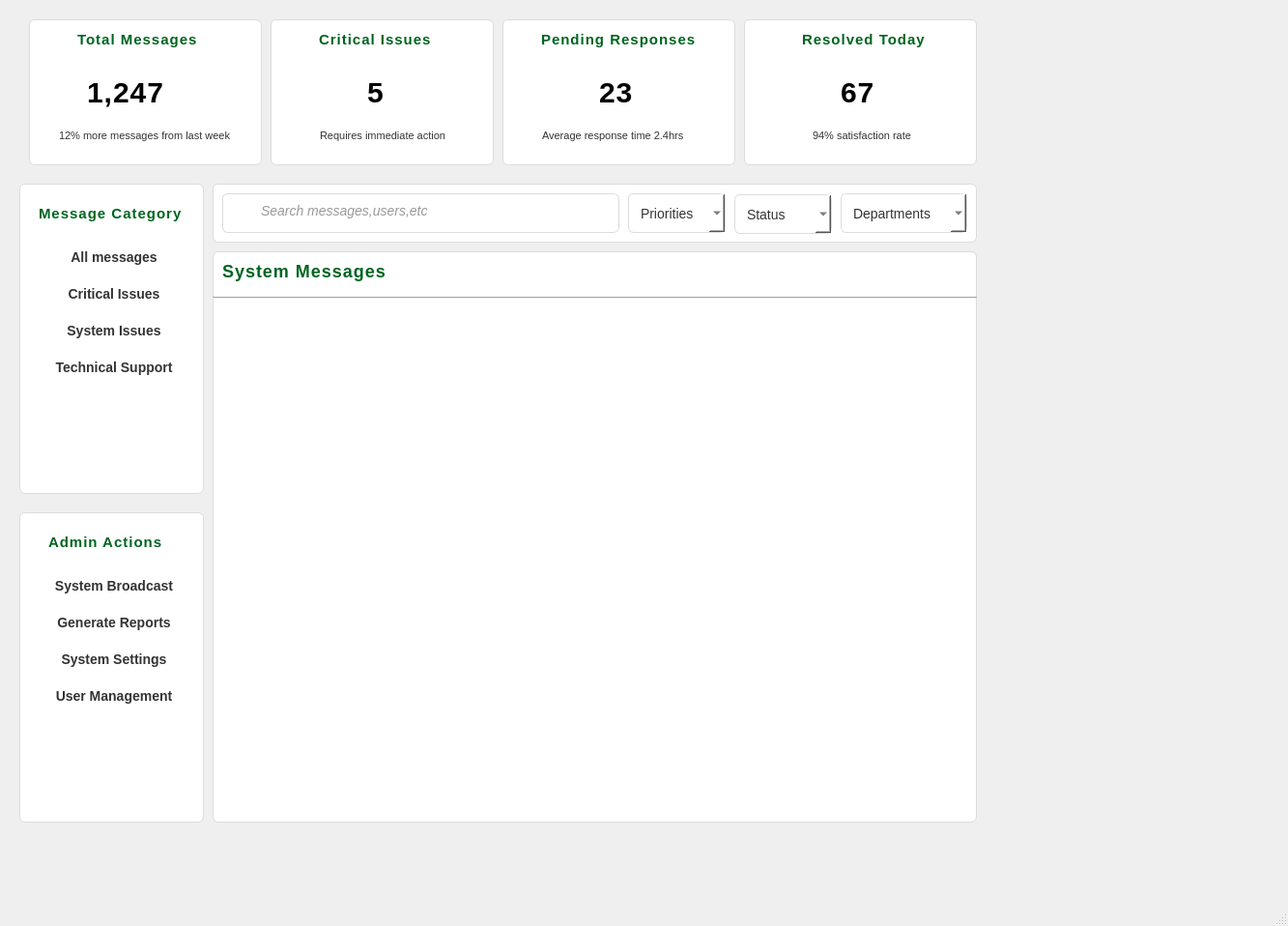
<?xml version="1.0" encoding="UTF-8"?>
<ui version="4.0">
 <class>MainWindow</class>
 <widget class="QMainWindow" name="MainWindow">
  <property name="geometry">
   <rect>
    <x>0</x>
    <y>0</y>
    <width>1333</width>
    <height>958</height>
   </rect>
  </property>
  <property name="windowTitle">
   <string>MainWindow</string>
  </property>
  <widget class="QWidget" name="centralwidget">
   <widget class="QWidget" name="widget_total" native="true">
    <property name="geometry">
     <rect>
      <x>30</x>
      <y>20</y>
      <width>241</width>
      <height>151</height>
     </rect>
    </property>
    <property name="styleSheet">
     <string notr="true">#widget_total {
    background-color: #ffffff;
    border: 1px solid #dcdcdc;
    border-radius: 6px;        /* Slightly rounded corners */
    padding: 8px 12px;         /* Comfortable inner spacing */
    font-family: &quot;Montserrat&quot;; /* Modern font */
    font-size: 14px;
    color: #333333;
}

#widget_total:focus {
    border: 1px solid #006420; /* Highlight border on focus */
    background-color: #f9f9f9; /* Slightly lighter background */
}

#widget_total:hover {
    border: 1px solid #b6b6b6; /* Subtle hover effect */
}
</string>
    </property>
    <widget class="QLabel" name="label_total">
     <property name="geometry">
      <rect>
       <x>50</x>
       <y>0</y>
       <width>141</width>
       <height>41</height>
      </rect>
     </property>
     <property name="styleSheet">
      <string notr="true">#label_total{
    font-family: Segoe UI;
    font-size: 15px;
    font-weight: bold;
    color: #006420;
    letter-spacing: 1px;
}
</string>
     </property>
     <property name="text">
      <string>Total Messages</string>
     </property>
    </widget>
    <widget class="QLabel" name="label_numbers">
     <property name="geometry">
      <rect>
       <x>60</x>
       <y>40</y>
       <width>151</width>
       <height>71</height>
      </rect>
     </property>
     <property name="styleSheet">
      <string notr="true">#label_numbers{
    font-family: Segoe UI;
    font-size: 30px;
    font-weight: bold;
    color: #000000;
    letter-spacing: 1px;
}
</string>
     </property>
     <property name="text">
      <string>1,247</string>
     </property>
    </widget>
    <widget class="QLabel" name="label_percent">
     <property name="geometry">
      <rect>
       <x>20</x>
       <y>100</y>
       <width>201</width>
       <height>41</height>
      </rect>
     </property>
     <property name="styleSheet">
      <string notr="true">QLabel#label_percent {
    background-color: #ffffff;   /* White background */
    color: #333333;              /* Text color */
    font-family: &quot;Montserrat&quot;;   /* Font family */
    font-size: 11px;             /* Font size */
   
    padding: 4px 8px;            /* Inner spacing */
}
</string>
     </property>
     <property name="text">
      <string>12% more messages from last week</string>
     </property>
    </widget>
   </widget>
   <widget class="QWidget" name="widget_pending" native="true">
    <property name="geometry">
     <rect>
      <x>520</x>
      <y>20</y>
      <width>241</width>
      <height>151</height>
     </rect>
    </property>
    <property name="styleSheet">
     <string notr="true">#widget_pending {
    background-color: #ffffff;
    border: 1px solid #dcdcdc;
    border-radius: 6px;        /* Slightly rounded corners */
    padding: 8px 12px;         /* Comfortable inner spacing */
    font-family: &quot;Montserrat&quot;; /* Modern font */
    font-size: 14px;
    color: #333333;
}

#widget_pending:focus {
    border: 1px solid #006420; /* Highlight border on focus */
    background-color: #f9f9f9; /* Slightly lighter background */
}

#widget_pending:hover {
    border: 1px solid #b6b6b6; /* Subtle hover effect */
}
</string>
    </property>
    <widget class="QLabel" name="label_pend">
     <property name="geometry">
      <rect>
       <x>40</x>
       <y>0</y>
       <width>171</width>
       <height>41</height>
      </rect>
     </property>
     <property name="styleSheet">
      <string notr="true">#label_pend {
    font-family: Segoe UI;
    font-size: 15px;
    font-weight: bold;
    color: #006420;
    letter-spacing: 1px;
}
</string>
     </property>
     <property name="text">
      <string>Pending Responses</string>
     </property>
    </widget>
    <widget class="QLabel" name="label_num_pend">
     <property name="geometry">
      <rect>
       <x>100</x>
       <y>50</y>
       <width>81</width>
       <height>51</height>
      </rect>
     </property>
     <property name="styleSheet">
      <string notr="true">#label_num_pend{
    font-family: Segoe UI;
    font-size: 30px;
    font-weight: bold;
    color: #000000;
    letter-spacing: 1px;
}
</string>
     </property>
     <property name="text">
      <string>23</string>
     </property>
    </widget>
    <widget class="QLabel" name="label_response">
     <property name="geometry">
      <rect>
       <x>30</x>
       <y>100</y>
       <width>191</width>
       <height>41</height>
      </rect>
     </property>
     <property name="styleSheet">
      <string notr="true">QLabel#label_response {
    background-color: #ffffff;   /* White background */
    color: #333333;              /* Text color */
    font-family: &quot;Montserrat&quot;;   /* Font family */
    font-size: 11px;             /* Font size */
    padding: 4px 8px;            /* Inner spacing */
}
</string>
     </property>
     <property name="text">
      <string>Average response time 2.4hrs</string>
     </property>
    </widget>
   </widget>
   <widget class="QWidget" name="widget_issues" native="true">
    <property name="geometry">
     <rect>
      <x>280</x>
      <y>20</y>
      <width>231</width>
      <height>151</height>
     </rect>
    </property>
    <property name="styleSheet">
     <string notr="true">#widget_issues {
    background-color: #ffffff;
    border: 1px solid #dcdcdc;
    border-radius: 6px;        /* Slightly rounded corners */
    padding: 8px 12px;         /* Comfortable inner spacing */
    font-family: &quot;Montserrat&quot;; /* Modern font */
    font-size: 14px;
    color: #333333;
}

#widget_issues:focus {
    border: 1px solid #006420; /* Highlight border on focus */
    background-color: #f9f9f9; /* Slightly lighter background */
}

#widget_issues:hover {
    border: 1px solid #b6b6b6; /* Subtle hover effect */
}
</string>
    </property>
    <widget class="QLabel" name="label_crit">
     <property name="geometry">
      <rect>
       <x>50</x>
       <y>0</y>
       <width>141</width>
       <height>41</height>
      </rect>
     </property>
     <property name="styleSheet">
      <string notr="true">#label_crit {
    font-family: Segoe UI;
    font-size: 15px;
    font-weight: bold;
    color: #006420;
    letter-spacing: 1px;
}
</string>
     </property>
     <property name="text">
      <string>Critical Issues</string>
     </property>
    </widget>
    <widget class="QLabel" name="label_num_crit">
     <property name="geometry">
      <rect>
       <x>100</x>
       <y>40</y>
       <width>71</width>
       <height>71</height>
      </rect>
     </property>
     <property name="styleSheet">
      <string notr="true">#label_num_crit{
    font-family: Segoe UI;
    font-size: 30px;
    font-weight: bold;
    color: #000000;
    letter-spacing: 1px;
}
</string>
     </property>
     <property name="text">
      <string>5</string>
     </property>
    </widget>
    <widget class="QLabel" name="label_action">
     <property name="geometry">
      <rect>
       <x>40</x>
       <y>100</y>
       <width>171</width>
       <height>41</height>
      </rect>
     </property>
     <property name="styleSheet">
      <string notr="true">QLabel#label_action {
    background-color: #ffffff;   /* White background */
    color: #333333;              /* Text color */
    font-family: &quot;Montserrat&quot;;   /* Font family */
    font-size: 11px;             /* Font size */
    padding: 4px 8px;            /* Inner spacing */
}
</string>
     </property>
     <property name="text">
      <string>Requires immediate action</string>
     </property>
    </widget>
   </widget>
   <widget class="QWidget" name="widget_resolved" native="true">
    <property name="geometry">
     <rect>
      <x>770</x>
      <y>20</y>
      <width>241</width>
      <height>151</height>
     </rect>
    </property>
    <property name="styleSheet">
     <string notr="true">#widget_resolved {
    background-color: #ffffff;
    border: 1px solid #dcdcdc;
    border-radius: 6px;        /* Slightly rounded corners */
    padding: 8px 12px;         /* Comfortable inner spacing */
    font-family: &quot;Montserrat&quot;; /* Modern font */
    font-size: 14px;
    color: #333333;
}

#widget_resolved:focus {
    border: 1px solid #006420; /* Highlight border on focus */
    background-color: #f9f9f9; /* Slightly lighter background */
}

#widget_resolved:hover {
    border: 1px solid #b6b6b6; /* Subtle hover effect */
}
</string>
    </property>
    <widget class="QLabel" name="label_resolved">
     <property name="geometry">
      <rect>
       <x>60</x>
       <y>0</y>
       <width>231</width>
       <height>41</height>
      </rect>
     </property>
     <property name="styleSheet">
      <string notr="true">#label_resolved {
    font-family: Segoe UI;
    font-size: 15px;
    font-weight: bold;
    color: #006420;
    letter-spacing: 1px;
}
</string>
     </property>
     <property name="text">
      <string>Resolved Today</string>
     </property>
    </widget>
    <widget class="QLabel" name="label_num_resolved">
     <property name="geometry">
      <rect>
       <x>100</x>
       <y>60</y>
       <width>61</width>
       <height>31</height>
      </rect>
     </property>
     <property name="styleSheet">
      <string notr="true">#label_num_resolved{
    font-family: Segoe UI;
    font-size: 30px;
    font-weight: bold;
    color: #000000;
    letter-spacing: 1px;
}
</string>
     </property>
     <property name="text">
      <string>67</string>
     </property>
    </widget>
    <widget class="QLabel" name="label_satisfaction">
     <property name="geometry">
      <rect>
       <x>60</x>
       <y>100</y>
       <width>171</width>
       <height>41</height>
      </rect>
     </property>
     <property name="styleSheet">
      <string notr="true">QLabel#label_satisfaction {
    background-color: #ffffff;   /* White background */
    color: #333333;              /* Text color */
    font-family: &quot;Montserrat&quot;;   /* Font family */
    font-size: 11px;             /* Font size */
    padding: 4px 8px;            /* Inner spacing */
}
</string>
     </property>
     <property name="text">
      <string>94% satisfaction rate</string>
     </property>
    </widget>
   </widget>
   <widget class="QWidget" name="widget_admin_category" native="true">
    <property name="geometry">
     <rect>
      <x>20</x>
      <y>190</y>
      <width>191</width>
      <height>321</height>
     </rect>
    </property>
    <property name="styleSheet">
     <string notr="true">#widget_admin_category {
    background-color: #ffffff;
    border: 1px solid #dcdcdc;
    border-radius: 6px;        /* Slightly rounded corners */
    padding: 8px 12px;         /* Comfortable inner spacing */
    font-family: &quot;Montserrat&quot;; /* Modern font */
    font-size: 14px;
    color: #333333;
}

#widget_admin_category:focus {
    border: 1px solid #006420; /* Highlight border on focus */
    background-color: #f9f9f9; /* Slightly lighter background */
}

#widget_admin_category:hover {
    border: 1px solid #b6b6b6; /* Subtle hover effect */
}
</string>
    </property>
    <widget class="QLabel" name="admin_label_2">
     <property name="geometry">
      <rect>
       <x>20</x>
       <y>10</y>
       <width>151</width>
       <height>41</height>
      </rect>
     </property>
     <property name="styleSheet">
      <string notr="true">#admin_label_2{
    font-family: Segoe UI;
    font-size: 15px;
    font-weight: bold;
    color: #006420;
    letter-spacing: 1px;
}
</string>
     </property>
     <property name="text">
      <string>Message Category</string>
     </property>
    </widget>
    <widget class="QWidget" name="layoutWidget">
     <property name="geometry">
      <rect>
       <x>10</x>
       <y>60</y>
       <width>176</width>
       <height>148</height>
      </rect>
     </property>
     <layout class="QVBoxLayout" name="verticalLayout_2">
      <item>
       <widget class="QPushButton" name="btn_msg">
        <property name="styleSheet">
         <string notr="true">#btn_msg {
    background-color: #ffffff;      /* Base color: plain white */
    color: #333333;                 /* Text color */
    border: none;                   /* No border for clean look */
    border-radius: 10px;            /* Slightly rounded corners */
    padding: 8px 22px;              /* Comfortable padding */
    font-family: &quot;Montserrat&quot;, sans-serif; /* Modern font */
    font-size: 14px;
    font-weight: 600;
    cursor: pointer;                /* Pointer on hover */
    transition: all 0.25s ease;     /* Smooth transition */
}

#btn_msg:hover {
    background-color: #006420;      /* Green on hover */
    color: #ffffff;                 /* White text on hover */
}

#btn_msg:pressed {
    background-color: #004d18;      /* Darker green when pressed */
    color: #ffffff;
}
</string>
        </property>
        <property name="text">
         <string>All messages</string>
        </property>
       </widget>
      </item>
      <item>
       <widget class="QPushButton" name="btn_crit">
        <property name="styleSheet">
         <string notr="true">#btn_crit {
    background-color: #ffffff;      /* Base color: plain white */
    color: #333333;                 /* Text color */
    border: none;                   /* No border for clean look */
    border-radius: 10px;            /* Slightly rounded corners */
    padding: 8px 22px;              /* Comfortable padding */
    font-family: &quot;Montserrat&quot;, sans-serif; /* Modern font */
    font-size: 14px;
    font-weight: 600;
    cursor: pointer;                /* Pointer on hover */
    transition: all 0.25s ease;     /* Smooth transition */
}

#btn_crit:hover {
    background-color: #006420;      /* Green on hover */
    color: #ffffff;                 /* White text on hover */
}

#btn_crit:pressed {
    background-color: #004d18;
}
</string>
        </property>
        <property name="text">
         <string>Critical Issues</string>
        </property>
       </widget>
      </item>
      <item>
       <widget class="QPushButton" name="btn_issue">
        <property name="styleSheet">
         <string notr="true">#btn_issue {
    background-color: #ffffff;      /* Base color: plain white */
    color: #333333;                 /* Text color */
    border: none;                   /* No border for clean look */
    border-radius: 10px;            /* Slightly rounded corners */
    padding: 8px 22px;              /* Comfortable padding */
    font-family: &quot;Montserrat&quot;, sans-serif; /* Modern font */
    font-size: 14px;
    font-weight: 600;
    cursor: pointer;                /* Pointer on hover */
    transition: all 0.25s ease;     /* Smooth transition */
}

#btn_issue:hover {
    background-color: #006420;      /* Green on hover */
    color: #ffffff;                 /* White text on hover */
}

#btn_issue:pressed {
    background-color: #004d18;      /* Darker green when pressed */
    color: #ffffff;
}
</string>
        </property>
        <property name="text">
         <string>System Issues</string>
        </property>
       </widget>
      </item>
      <item>
       <widget class="QPushButton" name="btn_tech">
        <property name="styleSheet">
         <string notr="true">#btn_tech {
    background-color: #ffffff;      /* Base color: plain white */
    color: #333333;                 /* Text color */
    border: none;                   /* No border for clean look */
    border-radius: 10px;            /* Slightly rounded corners */
    padding: 8px 22px;              /* Comfortable padding */
    font-family: &quot;Montserrat&quot;, sans-serif; /* Modern font */
    font-size: 14px;
    font-weight: 600;
    cursor: pointer;                /* Pointer on hover */
    transition: all 0.25s ease;     /* Smooth transition */
}

#btn_tech:hover {
    background-color: #006420;      /* Green on hover */
    color: #ffffff;                 /* White text on hover */
}

#btn_tech:pressed {
    background-color: #004d18;      /* Darker green when pressed */
    color: #ffffff;
}
</string>
        </property>
        <property name="text">
         <string>Technical Support</string>
        </property>
       </widget>
      </item>
     </layout>
    </widget>
   </widget>
   <widget class="QWidget" name="widget_search" native="true">
    <property name="geometry">
     <rect>
      <x>220</x>
      <y>190</y>
      <width>791</width>
      <height>61</height>
     </rect>
    </property>
    <property name="styleSheet">
     <string notr="true">#widget_search {
    background-color: #ffffff;
    border: 1px solid #dcdcdc;
    border-radius: 6px;        /* Slightly rounded corners */
    padding: 8px 12px;         /* Comfortable inner spacing */
    font-family: &quot;Montserrat&quot;; /* Modern font */
    font-size: 14px;
    color: #333333;
}

#widget_search:focus {
    border: 1px solid #006420; /* Highlight border on focus */
    background-color: #f9f9f9; /* Slightly lighter background */
}

#widget_search:hover {
    border: 1px solid #b6b6b6; /* Subtle hover effect */
}
</string>
    </property>
    <widget class="QLineEdit" name="admin_search">
     <property name="geometry">
      <rect>
       <x>10</x>
       <y>10</y>
       <width>411</width>
       <height>41</height>
      </rect>
     </property>
     <property name="styleSheet">
      <string notr="true">#admin_search {
    background-color: #ffffff;
    border: 1px solid #dcdcdc;
    border-radius: 6px;        /* Slightly rounded corners */
    padding: 10px 12px;        /* Comfortable inner spacing */
    font-family: &quot;Montserrat&quot;; /* Modern font */
    font-size: 14px;
    color: #333333;
}

#admin_search:focus {
    border: 1px solid #006420; /* Highlight border on focus */
    background-color: #f9f9f9; /* Slightly lighter background */
}

#admin_search:hover {
    border: 1px solid #b6b6b6; /* Subtle hover effect */
}
</string>
     </property>
    </widget>
    <widget class="QComboBox" name="widget_prio">
     <property name="geometry">
      <rect>
       <x>430</x>
       <y>10</y>
       <width>101</width>
       <height>41</height>
      </rect>
     </property>
     <property name="styleSheet">
      <string notr="true">#widget_prio {
    background-color: #ffffff;
    border: 1px solid #dcdcdc;
    border-radius: 6px;        /* Slightly rounded corners */
    padding: 8px 12px;         /* Comfortable inner spacing */
    font-family: &quot;Montserrat&quot;; /* Modern font */
    font-size: 14px;
    color: #333333;
}

#widget_prio:focus {
    border: 1px solid #006420; /* Highlight border on focus */
    background-color: #f9f9f9; /* Slightly lighter background */
}

#widget_prio:hover {
    border: 1px solid #b6b6b6; /* Subtle hover effect */
}
</string>
     </property>
     <item>
      <property name="text">
       <string>Priorities</string>
      </property>
     </item>
     <item>
      <property name="text">
       <string>Normal</string>
      </property>
     </item>
     <item>
      <property name="text">
       <string>Medium</string>
      </property>
     </item>
     <item>
      <property name="text">
       <string>Urgent</string>
      </property>
     </item>
    </widget>
    <widget class="QComboBox" name="widget_stat">
     <property name="geometry">
      <rect>
       <x>540</x>
       <y>11</y>
       <width>101</width>
       <height>41</height>
      </rect>
     </property>
     <property name="styleSheet">
      <string notr="true">#widget_stat {
    background-color: #ffffff;
    border: 1px solid #dcdcdc;
    border-radius: 6px;        /* Slightly rounded corners */
    padding: 8px 12px;         /* Comfortable inner spacing */
    font-family: &quot;Montserrat&quot;; /* Modern font */
    font-size: 14px;
    color: #333333;
}

#widget_stat:focus {
    border: 1px solid #006420; /* Highlight border on focus */
    background-color: #f9f9f9; /* Slightly lighter background */
}

#widget_stat:hover {
    border: 1px solid #b6b6b6; /* Subtle hover effect */
}
</string>
     </property>
     <item>
      <property name="text">
       <string>Status</string>
      </property>
     </item>
     <item>
      <property name="text">
       <string>Pending</string>
      </property>
     </item>
     <item>
      <property name="text">
       <string>Resolved</string>
      </property>
     </item>
    </widget>
    <widget class="QComboBox" name="widget_dept">
     <property name="geometry">
      <rect>
       <x>650</x>
       <y>10</y>
       <width>131</width>
       <height>41</height>
      </rect>
     </property>
     <property name="styleSheet">
      <string notr="true">#widget_dept {
    background-color: #ffffff;
    border: 1px solid #dcdcdc;
    border-radius: 6px;        /* Slightly rounded corners */
    padding: 8px 12px;         /* Comfortable inner spacing */
    font-family: &quot;Montserrat&quot;; /* Modern font */
    font-size: 14px;
    color: #333333;
}

#widget_dept:focus {
    border: 1px solid #006420; /* Highlight border on focus */
    background-color: #f9f9f9; /* Slightly lighter background */
}

#widget_dept:hover {
    border: 1px solid #b6b6b6; /* Subtle hover effect */
}
</string>
     </property>
     <item>
      <property name="text">
       <string>Departments</string>
      </property>
     </item>
     <item>
      <property name="text">
       <string>IT </string>
      </property>
     </item>
     <item>
      <property name="text">
       <string/>
      </property>
     </item>
    </widget>
    <widget class="QLabel" name="search_hint">
     <property name="geometry">
      <rect>
       <x>50</x>
       <y>20</y>
       <width>311</width>
       <height>16</height>
      </rect>
     </property>
     <property name="styleSheet">
      <string notr="true">QLabel#search_hint {
    color: #999999;              /* Light gray text for placeholder */
    font-family: &quot;Montserrat&quot;;   /* Modern font */
    font-size: 14px;             /* Font size */
	font-style: italic;
    background-color: transparent; /* Transparent background */
}
</string>
     </property>
     <property name="text">
      <string>Search messages,users,etc</string>
     </property>
    </widget>
   </widget>
   <widget class="QWidget" name="widget_main" native="true">
    <property name="geometry">
     <rect>
      <x>220</x>
      <y>260</y>
      <width>791</width>
      <height>591</height>
     </rect>
    </property>
    <property name="styleSheet">
     <string notr="true">#widget_main {
    background-color: #ffffff;
    border: 1px solid #dcdcdc;
    border-radius: 6px;        /* Slightly rounded corners */
    padding: 8px 12px;         /* Comfortable inner spacing */
    font-family: &quot;Montserrat&quot;; /* Modern font */
    font-size: 14px;
    color: #333333;
}

#widget_main:focus {
    border: 1px solid #006420; /* Highlight border on focus */
    background-color: #f9f9f9; /* Slightly lighter background */
}

#widget_main:hover {
    border: 1px solid #b6b6b6; /* Subtle hover effect */
}
</string>
    </property>
    <widget class="QLabel" name="admin_label">
     <property name="geometry">
      <rect>
       <x>10</x>
       <y>0</y>
       <width>211</width>
       <height>41</height>
      </rect>
     </property>
     <property name="styleSheet">
      <string notr="true">#admin_label {
    font-family: Segoe UI;
    font-size: 18px;
    font-weight: bold;
    color: #006420;
    letter-spacing: 1px;
}
</string>
     </property>
     <property name="text">
      <string>System Messages</string>
     </property>
    </widget>
    <widget class="Line" name="line">
     <property name="geometry">
      <rect>
       <x>0</x>
       <y>40</y>
       <width>791</width>
       <height>16</height>
      </rect>
     </property>
     <property name="orientation">
      <enum>Qt::Horizontal</enum>
     </property>
    </widget>
   </widget>
   <widget class="QWidget" name="widget_admin_action" native="true">
    <property name="geometry">
     <rect>
      <x>20</x>
      <y>530</y>
      <width>191</width>
      <height>321</height>
     </rect>
    </property>
    <property name="styleSheet">
     <string notr="true">#widget_admin_action {
    background-color: #ffffff;
    border: 1px solid #dcdcdc;
    border-radius: 6px;        /* Slightly rounded corners */
    padding: 8px 12px;         /* Comfortable inner spacing */
    font-family: &quot;Montserrat&quot;; /* Modern font */
    font-size: 14px;
    color: #333333;
}

#widget_admin_action:focus {
    border: 1px solid #006420; /* Highlight border on focus */
    background-color: #f9f9f9; /* Slightly lighter background */
}

#widget_admin_action:hover {
    border: 1px solid #b6b6b6; /* Subtle hover effect */
}
#widget_admin_category {
    background-color: #ffffff;
    border: 1px solid #dcdcdc;
    border-radius: 6px;        /* Slightly rounded corners */
    padding: 8px 12px;         /* Comfortable inner spacing */
    font-family: &quot;Montserrat&quot;; /* Modern font */
    font-size: 14px;
    color: #333333;
}

#widget_admin_category:focus {
    border: 1px solid #006420; /* Highlight border on focus */
    background-color: #f9f9f9; /* Slightly lighter background */
}

#widget_admin_category:hover {
    border: 1px solid #b6b6b6; /* Subtle hover effect */
}
</string>
    </property>
    <widget class="QLabel" name="admin_label_3">
     <property name="geometry">
      <rect>
       <x>30</x>
       <y>10</y>
       <width>141</width>
       <height>41</height>
      </rect>
     </property>
     <property name="styleSheet">
      <string notr="true">#admin_label_3{
    font-family: Segoe UI;
    font-size: 15px;
    font-weight: bold;
    color: #006420;
    letter-spacing: 1px;
}
</string>
     </property>
     <property name="text">
      <string>Admin Actions</string>
     </property>
    </widget>
    <widget class="QWidget" name="">
     <property name="geometry">
      <rect>
       <x>10</x>
       <y>60</y>
       <width>176</width>
       <height>148</height>
      </rect>
     </property>
     <layout class="QVBoxLayout" name="verticalLayout">
      <item>
       <widget class="QPushButton" name="btn_system">
        <property name="styleSheet">
         <string notr="true">#btn_system {
    background-color: #ffffff;      /* Base color: plain white */
    color: #333333;                 /* Text color */
    border: none;                   /* No border for clean look */
    border-radius: 10px;            /* Slightly rounded corners */
    padding: 8px 22px;              /* Comfortable padding */
    font-family: &quot;Montserrat&quot;, sans-serif; /* Modern font */
    font-size: 14px;
    font-weight: 600;
    cursor: pointer;                /* Pointer on hover */
    transition: all 0.25s ease;     /* Smooth transition */
}

#btn_system:hover {
    background-color: #006420;      /* Green on hover */
    color: #ffffff;                 /* White text on hover */
}

#btn_system:pressed {
    background-color: #004d18;      /* Darker green when pressed */
    color: #ffffff;
}
</string>
        </property>
        <property name="text">
         <string>System Broadcast</string>
        </property>
       </widget>
      </item>
      <item>
       <widget class="QPushButton" name="btn_report">
        <property name="styleSheet">
         <string notr="true">#btn_report {
    background-color: #ffffff;      /* Base color: plain white */
    color: #333333;                 /* Text color */
    border: none;                   /* No border for clean look */
    border-radius: 10px;            /* Slightly rounded corners */
    padding: 8px 22px;              /* Comfortable padding */
    font-family: &quot;Montserrat&quot;, sans-serif; /* Modern font */
    font-size: 14px;
    font-weight: 600;
    cursor: pointer;                /* Pointer on hover */
    transition: all 0.25s ease;     /* Smooth transition */
}

#btn_report:hover {
    background-color: #006420;      /* Green on hover */
    color: #ffffff;                 /* White text on hover */
}

#btn_report:pressed {
    background-color: #004d18;      /* Darker green when pressed */
    color: #ffffff;
}
</string>
        </property>
        <property name="text">
         <string>Generate Reports</string>
        </property>
       </widget>
      </item>
      <item>
       <widget class="QPushButton" name="btn_settings">
        <property name="styleSheet">
         <string notr="true">#btn_settings {
    background-color: #ffffff;      /* Base color: plain white */
    color: #333333;                 /* Text color */
    border: none;                   /* No border for clean look */
    border-radius: 10px;            /* Slightly rounded corners */
    padding: 8px 22px;              /* Comfortable padding */
    font-family: &quot;Montserrat&quot;, sans-serif; /* Modern font */
    font-size: 14px;
    font-weight: 600;
    cursor: pointer;                /* Pointer on hover */
    transition: all 0.25s ease;     /* Smooth transition */
}

#btn_settings:hover {
    background-color: #006420;      /* Green on hover */
    color: #ffffff;                 /* White text on hover */
}

#btn_settings:pressed {
    background-color: #004d18;      /* Darker green when pressed */
    color: #ffffff;
}
</string>
        </property>
        <property name="text">
         <string>System Settings</string>
        </property>
       </widget>
      </item>
      <item>
       <widget class="QPushButton" name="btn_user">
        <property name="styleSheet">
         <string notr="true">#btn_user {
    background-color: #ffffff;      /* Base color: plain white */
    color: #333333;                 /* Text color */
    border: none;                   /* No border for clean look */
    border-radius: 10px;            /* Slightly rounded corners */
    padding: 8px 22px;              /* Comfortable padding */
    font-family: &quot;Montserrat&quot;, sans-serif; /* Modern font */
    font-size: 14px;
    font-weight: 600;
    cursor: pointer;                /* Pointer on hover */
    transition: all 0.25s ease;     /* Smooth transition */
}

#btn_user:hover {
    background-color: #006420;      /* Green on hover */
    color: #ffffff;                 /* White text on hover */
}

#btn_user:pressed {
    background-color: #004d18;      /* Darker green when pressed */
    color: #ffffff;
}
</string>
        </property>
        <property name="text">
         <string>User Management</string>
        </property>
       </widget>
      </item>
     </layout>
    </widget>
   </widget>
  </widget>
  <widget class="QMenuBar" name="menubar">
   <property name="geometry">
    <rect>
     <x>0</x>
     <y>0</y>
     <width>1333</width>
     <height>22</height>
    </rect>
   </property>
  </widget>
  <widget class="QStatusBar" name="statusbar"/>
 </widget>
 <resources/>
 <connections/>
</ui>
